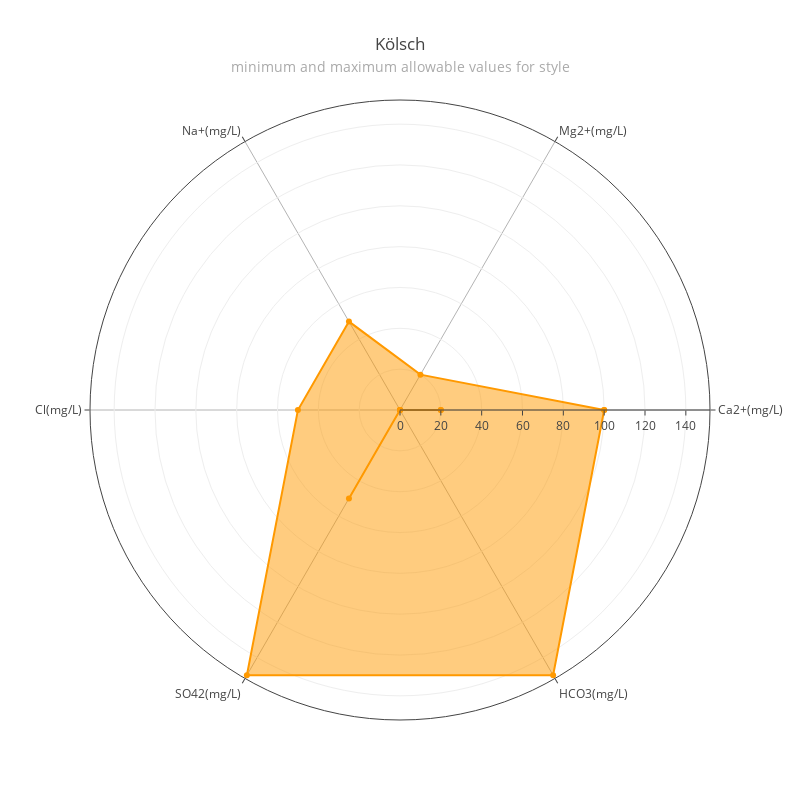
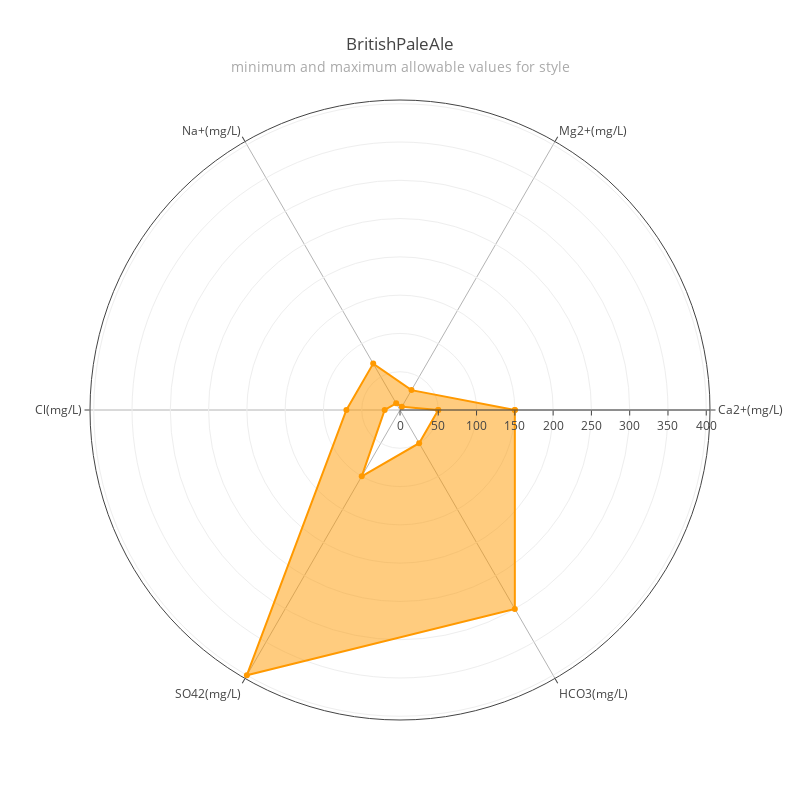
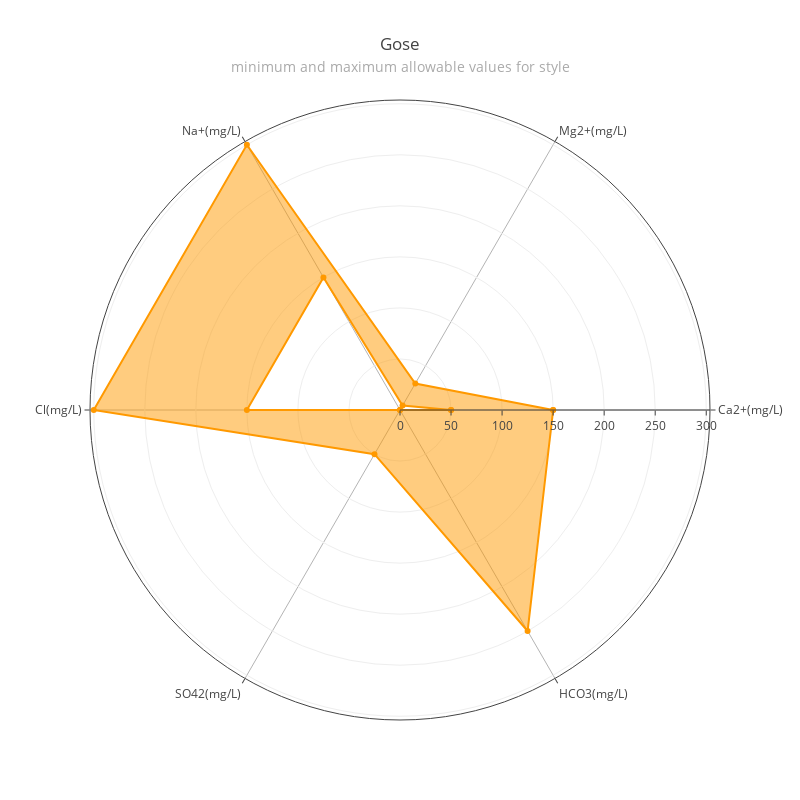

Notebook code for these charts, in order:
### Code cell
for name in ["Kölsch", "BritishPaleAle", "Gose"]:
    plot_style_min_max(name)

### Figure 1 — Plotly figure (JSON) as saved in the notebook; plotly's stock layout.template omitted (floating-point values rounded to 4 significant figures)
{"data": [{"connectgaps": true, "marker": {"color": "#FF9900"}, "name": "Min", "r": [20, 0, 0, 0, 50, 0, 20], "theta": ["Ca2+(mg/L)", "Mg2+(mg/L)", "Na+(mg/L)", "Cl(mg/L)", "SO42(mg/L)", "HCO3(mg/L)", "Ca2+(mg/L)"], "type": "scatterpolar"}, {"connectgaps": true, "fill": "tonext", "marker": {"color": "#FF9900"}, "name": "Max", "r": [100, 20, 50, 50, 150, 150, 100], "theta": ["Ca2+(mg/L)", "Mg2+(mg/L)", "Na+(mg/L)", "Cl(mg/L)", "SO42(mg/L)", "HCO3(mg/L)", "Ca2+(mg/L)"], "type": "scatterpolar"}], "layout": {"height": 800, "polar": {"angularaxis": {"type": "category"}, "radialaxis": {"autorange": true, "gridcolor": "#eee", "range": [0, 151.8], "type": "linear", "visible": true}}, "showlegend": false, "title": {"text": "Kölsch<br><span style='font-size: 14px;color: #aaa;'>minimum and maximum allowable values for style</span>", "x": 0.5}, "width": 800}}

### Figure 2 — Plotly figure (JSON) as saved in the notebook; plotly's stock layout.template omitted (floating-point values rounded to 4 significant figures)
{"data": [{"connectgaps": true, "marker": {"color": "#FF9900"}, "name": "Min", "r": [50, 5, 10, 20, 100, 50, 50], "theta": ["Ca2+(mg/L)", "Mg2+(mg/L)", "Na+(mg/L)", "Cl(mg/L)", "SO42(mg/L)", "HCO3(mg/L)", "Ca2+(mg/L)"], "type": "scatterpolar"}, {"connectgaps": true, "fill": "tonext", "marker": {"color": "#FF9900"}, "name": "Max", "r": [150, 30, 70, 70, 400, 300, 150], "theta": ["Ca2+(mg/L)", "Mg2+(mg/L)", "Na+(mg/L)", "Cl(mg/L)", "SO42(mg/L)", "HCO3(mg/L)", "Ca2+(mg/L)"], "type": "scatterpolar"}], "layout": {"height": 800, "polar": {"angularaxis": {"type": "category"}, "radialaxis": {"autorange": true, "gridcolor": "#eee", "range": [0, 404.9], "type": "linear", "visible": true}}, "showlegend": false, "title": {"text": "BritishPaleAle<br><span style='font-size: 14px;color: #aaa;'>minimum and maximum allowable values for style</span>", "x": 0.5}, "width": 800}}

### Figure 3 — Plotly figure (JSON) as saved in the notebook; plotly's stock layout.template omitted (floating-point values rounded to 4 significant figures)
{"data": [{"connectgaps": true, "marker": {"color": "#FF9900"}, "name": "Min", "r": [50, 5, 150, 150, 0, 0, 50], "theta": ["Ca2+(mg/L)", "Mg2+(mg/L)", "Na+(mg/L)", "Cl(mg/L)", "SO42(mg/L)", "HCO3(mg/L)", "Ca2+(mg/L)"], "type": "scatterpolar"}, {"connectgaps": true, "fill": "tonext", "marker": {"color": "#FF9900"}, "name": "Max", "r": [150, 30, 300, 300, 50, 250, 150], "theta": ["Ca2+(mg/L)", "Mg2+(mg/L)", "Na+(mg/L)", "Cl(mg/L)", "SO42(mg/L)", "HCO3(mg/L)", "Ca2+(mg/L)"], "type": "scatterpolar"}], "layout": {"height": 800, "polar": {"angularaxis": {"type": "category"}, "radialaxis": {"autorange": true, "gridcolor": "#eee", "range": [0, 303.7], "type": "linear", "visible": true}}, "showlegend": false, "title": {"text": "Gose<br><span style='font-size: 14px;color: #aaa;'>minimum and maximum allowable values for style</span>", "x": 0.5}, "width": 800}}
